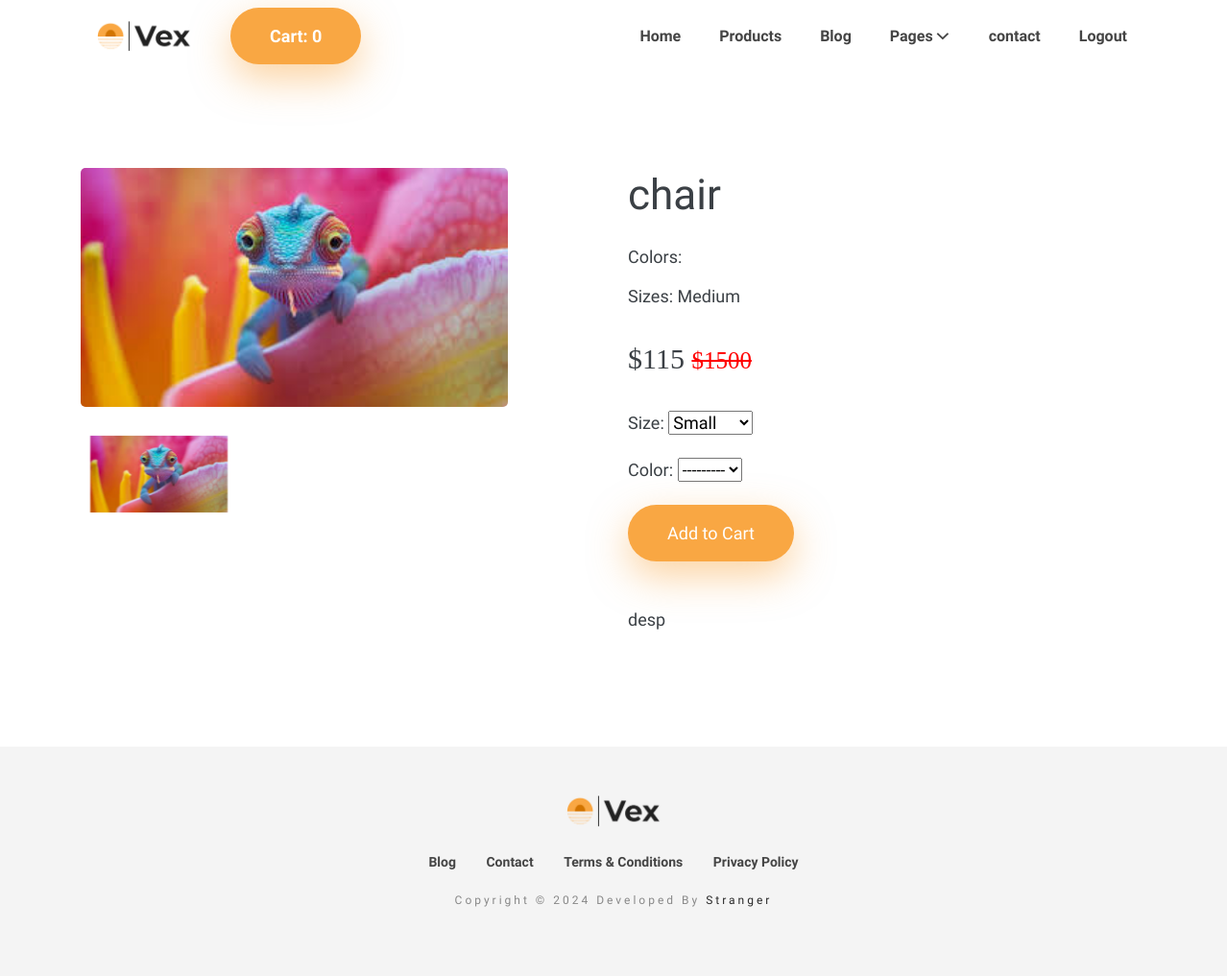
Before: /product_detail/63c66e7a-0da1-4edd-9754-dfd0bba2579a (signed in) with the older database file.
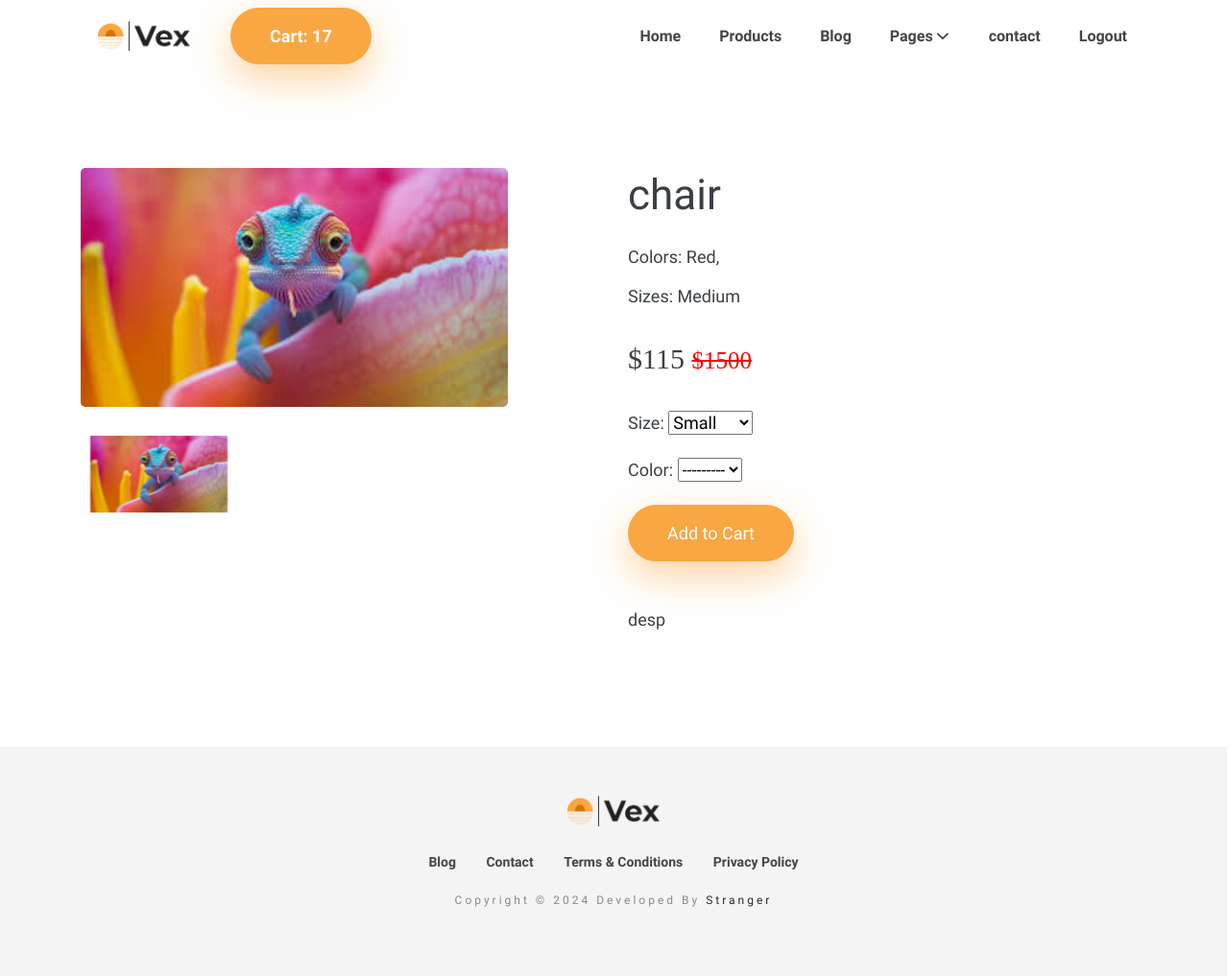
After: the same page with the newer database file.
### shop/models.py (models this page shows)
class Colors(models.Model):
    name = models.CharField(max_length=50)
    id = models.CharField(max_length=50,editable=False,default=uuid.uuid4,primary_key=True)
    def __str__(self):
        return self.name

### shop/views.py (the view)
# urls.py: path("product_detail/<product_id>",views.product_details,name="product_details"),
@login_required
def product_details(request,product_id):
    cart_items = Cart.objects.filter(user=request.user)
    total_item = 0
    for product in cart_items:
        total_item += product.quantity
    product = get_object_or_404(Products,id=product_id)
    cart = Cart.objects.filter(user=request.user,product=product)
    if request.method == "POST":
        form = AtcForm(request.POST)
        if form.is_valid():
             color_in_form = form.cleaned_data["color"]
             size_in_form = form.cleaned_data["size"]
             print(color_in_form)
             print(size_in_form)
             print("---------")
             if cart:
                already_cart = cart.filter(color=color_in_form,Size=size_in_form).first()
                if already_cart:
                    already_cart.quantity += 1
                    already_cart.save()
                else:
                    color = form.cleaned_data["color"]
                    size = form.cleaned_data["size"]
                    Cart.objects.create(user=request.user,product=product,quantity=1,color=color,Size=size)
                return redirect("products")
             else:
                color = form.cleaned_data["color"]
                size = form.cleaned_data["size"]
                Cart.objects.create(user=request.user,product=product,quantity=1,color=color,Size=size)
                return redirect("products")
    else:
         form =  AtcForm()
    product = get_object_or_404(Products,id=product_id)
    context = {
        "product":product,
        "total_item":total_item,
        "form":form
    }
    return render(request,"product-details.html",context)

### shop/forms.py
class AtcForm(forms.ModelForm):
    class Meta:
        model = Products
        fields = ("size",)
    size = forms.ChoiceField(required=True,choices=SizeChoice)
    color = forms.ModelChoiceField(required=True,queryset=Colors.objects.all())

### templates/product-details.html (shortened to what this page needs)
{% extends "layout_a.html" %}
{% load static %}
{% block content %}
<body id="body">
<section class="section">
  <div class="container">
    <div class="row">
      <div class="col-md-5 mb-4 mb-md-0">
        <div class="product-image-slider">
          <div data-image="{{ product.image1.url }}">
            <img class="img-fluid w-100" src="{{ product.image1.url }}" alt="product-image">
          </div>
        </div>
      </div>
      <div class="col-lg-6 col-md-7 offset-lg-1">
        <h1 class="mb-4">{{ product.name }}</h1>
        <p><strong>Colors: </strong>{% for color in product.colors.all  %}
          {{ color|capfirst }},{% endfor %}</p>
        <p><strong>Sizes: </strong>{{ product.size }}</p>
        <p class="price py-4">${{ product.discount_price }}
          <s class="price">${{ product.orgianal_price }}</s>
        </p>
        <form method="POST">
          {{ form.as_p  }}
        <button class="snipcart-add-item btn btn-main mb-5" data-item-id="apple-watch__25.00"
          data-item-name="Apple Watch" data-item-image="images/showcase/showcase-1.png" data-item-price="25.00"
          data-item-url="products/product-1/" data-item-custom1-name="Choose Color"
          data-item-custom1-options="Black|White|Gray" data-item-custom2-name="Choose Size"
          data-item-custom2-options="Small|Medium|Large"><a class="atc-btn">Add to Cart</a>
        </button>
      </form>
        <div class="content">
          <p>{{ product.desp  }}</p>
        </div>
      </div>
    </div>
  </div>
</section>
</body>
</html>
{% endblock content %}

Changed rows visible on the page:
added Colors: name "Red"
Other visible differences:
{{ total_item }}: "0" → "17"
